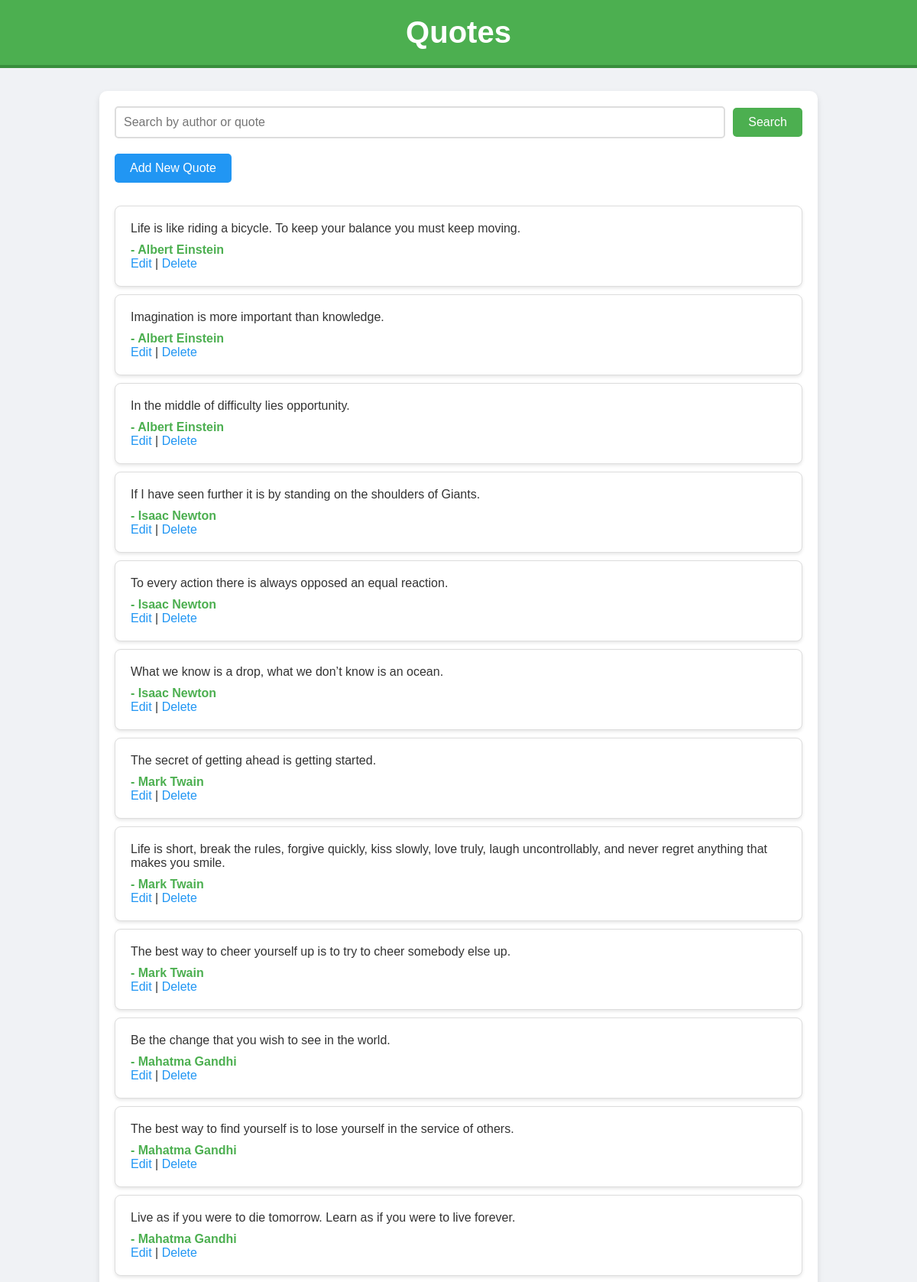
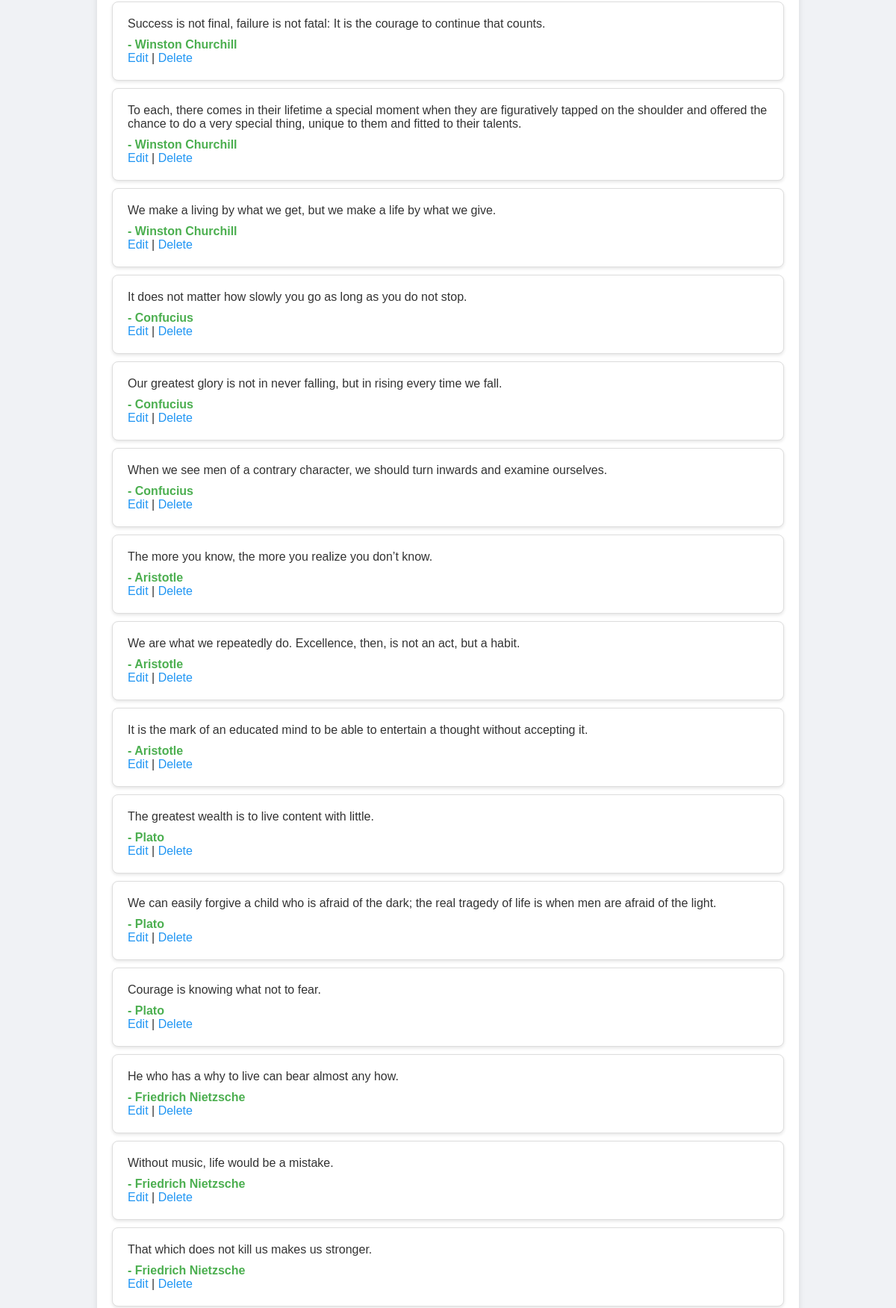
The page / (upper part) on the database its author committed (2 pictures, top to bottom).
### quotes/models.py (models this page shows, shortened)
class Quote(models.Model):
    author = models.CharField(max_length=100)
    text = models.TextField()

### quotes/views.py (the view)
# urls.py: path('', quote_list, name='quote_list'),
def quote_list(request):
    query = request.GET.get('q', '')  # Get the search query from the request
    if query:
        quotes_by_author = Quote.objects.filter(author__icontains=query)
        quotes_by_text = Quote.objects.filter(text__icontains=query)
        quotes = list(quotes_by_author) + list(quotes_by_text)
        quotes = list({quote.pk: quote for quote in quotes}.values())  # Remove duplicates
    else:
        quotes = Quote.objects.all()
    context = {
        'quotes': quotes,
        'query': query,
    }
    return render(request, 'quotes/quote_list.html', context)

### quotes/templates/quotes/quote_list.html (shortened to what this page needs)
<!DOCTYPE html>
<html>
<head>
    {% load static %}
    <link rel="stylesheet" type="text/css" href="{% static 'quotes/css/styles.css' %}">
</head>
<body>
    <h1>Quotes</h1>
    <div class="container">
        <form method="get" action="{% url 'quote_list' %}">
            <input type="text" name="q" value="{{ query }}" placeholder="Search by author or quote">
            <button type="submit">Search</button>
        </form>
        <a href="{% url 'add_quote' %}" class="btn">Add New Quote</a>
        <ul>
            {% if quotes %}
                {% for quote in quotes %}
                    <li>
                        <p>{{ quote.text }}</p>
                        <p class="author">- {{ quote.author }}</p>
                        <a href="{% url 'edit_quote' quote.pk %}">Edit</a> |
                        <a href="{% url 'delete_quote' quote.pk %}">Delete</a>
                    </li>
                {% endfor %}
            {% else %}
                <li class="empty-message">Not Found</li>
            {% endif %}
        </ul>
    </div>
</body>
</html>

### quotes/static/quotes/css/styles.css (style rules this page uses)
body { font-family: 'Arial', sans-serif; background-color: #f0f2f5; color: #333; margin: 0; padding: 0; }
h1 { background-color: #4CAF50; color: white; padding: 20px; text-align: center; margin: 0; font-size: 2.5em; border-bottom: 4px solid #388E3C; }
.container { max-width: 900px; margin: 30px auto; padding: 20px; background: #ffffff; border-radius: 10px; box-shadow: 0 4px 8px rgba(0, 0, 0, 0.1); }
form { margin-bottom: 20px; display: flex; align-items: center; }
input[type="text"] { padding: 10px; border: 2px solid #ddd; border-radius: 5px; flex: 1; font-size: 16px; margin-right: 10px; }
button { background-color: #4CAF50; color: white; border: none; padding: 10px 20px; border-radius: 5px; cursor: pointer; font-size: 16px; }
.btn { display: inline-block; background-color: #2196F3; color: white; padding: 10px 20px; border-radius: 5px; text-decoration: none; font-size: 16px; margin-bottom: 20px; }
ul { list-style-type: none; padding: 0; margin: 0; }
li { background: #ffffff; border: 1px solid #ddd; margin: 10px 0; padding: 20px; border-radius: 8px; box-shadow: 0 2px 4px rgba(0, 0, 0, 0.1); transition: background-color 0.3s, box-shadow 0.3s; }
p { margin: 0; padding: 0; }
.author { font-weight: bold; color: #4CAF50; margin-top: 10px; }
a { color: #2196F3; text-decoration: none; }

### rows shown on the page
Quote: text "Life is like riding a bicycle. To keep your balance you must keep moving.", author "Albert Einstein"
Quote: text "Imagination is more important than knowledge.", author "Albert Einstein"
Quote: text "In the middle of difficulty lies opportunity.", author "Albert Einstein"
Quote: text "If I have seen further it is by standing on the shoulders of Giants.", author "Isaac Newton"
Quote: text "To every action there is always opposed an equal reaction.", author "Isaac Newton"
Quote: text "What we know is a drop, what we don’t know is an ocean.", author "Isaac Newton"
Quote: text "The secret of getting ahead is getting started.", author "Mark Twain"
Quote: text "Life is short, break the rules, forgive quickly, kiss slowly, love truly, laugh uncontrollably, and never regret anything that makes you smile.", author "Mark Twain"
Quote: text "The best way to cheer yourself up is to try to cheer somebody else up.", author "Mark Twain"
Quote: text "Be the change that you wish to see in the world.", author "Mahatma Gandhi"
Quote: text "The best way to find yourself is to lose yourself in the service of others.", author "Mahatma Gandhi"
Quote: text "Live as if you were to die tomorrow. Learn as if you were to live forever.", author "Mahatma Gandhi"
Quote: text "Success is not final, failure is not fatal: It is the courage to continue that counts.", author "Winston Churchill"
Quote: text "To each, there comes in their lifetime a special moment when they are figuratively tapped on the shoulder and offered the chance to do a very special thing, unique to them and fitted to their talents.", author "Winston Churchill"
Quote: text "We make a living by what we get, but we make a life by what we give.", author "Winston Churchill"
Quote: text "It does not matter how slowly you go as long as you do not stop.", author "Confucius"
Quote: text "Our greatest glory is not in never falling, but in rising every time we fall.", author "Confucius"
Quote: text "When we see men of a contrary character, we should turn inwards and examine ourselves.", author "Confucius"
Quote: text "The more you know, the more you realize you don’t know.", author "Aristotle"
Quote: text "We are what we repeatedly do. Excellence, then, is not an act, but a habit.", author "Aristotle"
Quote: text "It is the mark of an educated mind to be able to entertain a thought without accepting it.", author "Aristotle"
Quote: text "The greatest wealth is to live content with little.", author "Plato"
Quote: text "We can easily forgive a child who is afraid of the dark; the real tragedy of life is when men are afraid of the light.", author "Plato"
Quote: text "Courage is knowing what not to fear.", author "Plato"
Quote: text "He who has a why to live can bear almost any how.", author "Friedrich Nietzsche"
Quote: text "Without music, life would be a mistake.", author "Friedrich Nietzsche"
Quote: text "That which does not kill us makes us stronger.", author "Friedrich Nietzsche"
